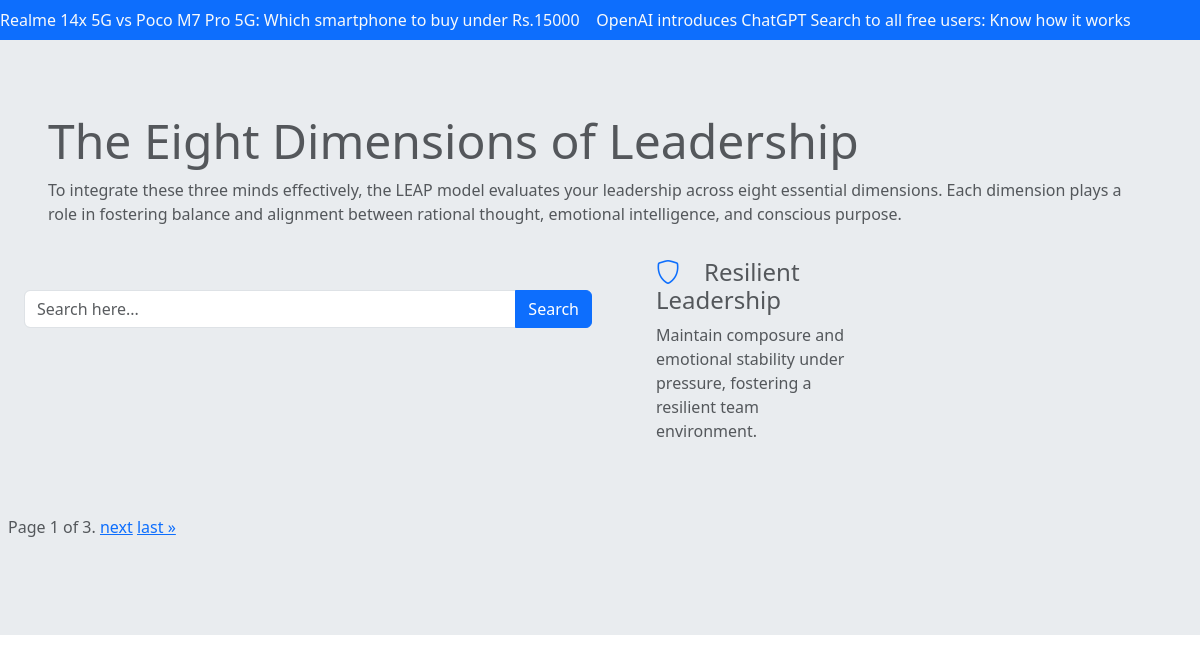
Page /icon/ on the committed database.
### news/models.py (models this page shows)
class News(models.Model):
    News_title=models.CharField(max_length=100)
    News_desc=HTMLField()
    news_images=models.FileField(upload_to="news/",max_length=250,null=True,default=None)
    news_slug = AutoSlugField(populate_from='News_title',unique=True,null=True,default=None)

### service/models.py (models this page shows)
class Service(models.Model):
    service_icon=models.CharField(max_length=50)
    service_title=models.CharField(max_length=50)
    service_des=models.TextField()

### mywebsite/views.py (the view)
# urls.py: path('icon/',views.icon),
def icon(request):
    NewsData=News.objects.all()
    ServiceData=Service.objects.all()
    paginator=Paginator(ServiceData,1)
    page_number=request.GET.get('page')
    ServiceDataFinal=paginator.get_page(page_number)
    data = {
        'ServiceData': ServiceDataFinal,
        'NewsData': NewsData
    }
    return render(request, "icon.html", data)

### Templates/icon.html (shortened to what this page needs)
<!DOCTYPE html>
<html lang="en">
<head>
  <link
    href="https://cdn.jsdelivr.net/npm/bootstrap@5.3.0/dist/css/bootstrap.min.css"
    rel="stylesheet">
  <link href="https://cdn.jsdelivr.net/npm/bootstrap-icons/font/bootstrap-icons.css" rel="stylesheet">
</head>
<body>
    <div class="marquee-container bg-primary text-white py-2">
        <span class="marquee-text">
            {% for news in NewsData %}
                <a href="/newsDetail/{{news.news_slug}}" class="text-decoration-none text-light">{{ news.News_title }}</a>&nbsp;&nbsp;&nbsp;
            {% endfor %}
        </span>
    </div>
    <div class="container-fluid py-5 bg-body-secondary text-body-secondary">
        <div class="row text-left mb-2 mt-4">
            <div class="col-12 px-3 px-md-5">
                <h2 class="text-start display-5">The Eight Dimensions of Leadership</h2>
                <p>To integrate these three minds effectively, the LEAP model evaluates your leadership across eight essential dimensions. Each dimension plays a role in fostering balance and alignment between rational thought, emotional intelligence, and conscious purpose.</p>
            </div>
        </div>
        <div class="row row-cols-1 row-cols-md-2 row-cols-lg-2 g-2 mb-5">
            <div class="container mt-5">
                <form action="/search" method="get">
                    <div class="input-group">
                        <input type="text" class="form-control" placeholder="Search here..." name="ServiceName" aria-label="Search" aria-describedby="search-button">
                        <button class="btn btn-primary" type="submit" id="search-button">Search</button>
                    </div>
                </form>
            </div>
            <div class="row row-cols-1 row-cols-md-2 row-cols-lg-2 g-2 mb-5">
                {% for service in ServiceData %}
                <div class="col px-3 px-md-5">
                    <h4><i class="bi {{ service.service_icon }} text-primary"></i>&emsp;{{ service.service_title }}</h4>
                    <p>{{ service.service_des | safe }}</p>
                </div>
                {% empty%}
                No Data Found...
                {% endfor %}
            </div>
            <div class="pagination">
                <span class="step-links">
                    <span class="current">
                        Page {{ ServiceData.number }} of {{ ServiceData.paginator.num_pages }}.
                    </span>
                    {% if ServiceData.has_next %}
                        <a href="?page={{ ServiceData.next_page_number }}">next</a>
                        <a href="?page={{ ServiceData.paginator.num_pages }}">last &raquo;</a>
                    {% endif %}
                </span>
            </div>
        </div>
    </div>
</body>
</html>

### Templates/icon.html (style rules this page uses)
.marquee-container { overflow: hidden; white-space: nowrap; }
.marquee-text { display: inline-block; animation: marquee 20s linear infinite; }

### rows in the picture
News: News_title "Realme 14x 5G vs Poco M7 Pro 5G: Which smartphone to buy under Rs.15000"
News: News_title "OpenAI introduces ChatGPT Search to all free users: Know how it works"
Service: service_title "Resilient Leadership", service_des "Maintain composure and emotional stability under pressure, fostering a resilient team environment."

### other values in the picture
{{ ServiceData.number }} "1"
{{ ServiceData.paginator.num_pages }} "3"
